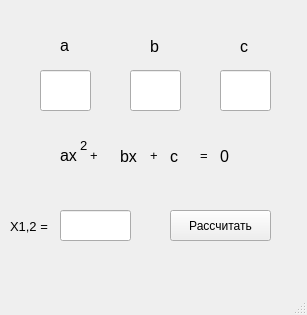
<?xml version="1.0" encoding="UTF-8"?>
<ui version="4.0">
 <class>MainWindow</class>
 <widget class="QMainWindow" name="MainWindow">
  <property name="geometry">
   <rect>
    <x>0</x>
    <y>0</y>
    <width>307</width>
    <height>315</height>
   </rect>
  </property>
  <property name="windowTitle">
   <string>MainWindow</string>
  </property>
  <widget class="QWidget" name="centralwidget">
   <widget class="QLabel" name="label">
    <property name="geometry">
     <rect>
      <x>60</x>
      <y>30</y>
      <width>21</width>
      <height>31</height>
     </rect>
    </property>
    <property name="font">
     <font>
      <pointsize>12</pointsize>
     </font>
    </property>
    <property name="layoutDirection">
     <enum>Qt::LeftToRight</enum>
    </property>
    <property name="text">
     <string>a</string>
    </property>
   </widget>
   <widget class="QLabel" name="label_2">
    <property name="geometry">
     <rect>
      <x>150</x>
      <y>40</y>
      <width>47</width>
      <height>13</height>
     </rect>
    </property>
    <property name="font">
     <font>
      <pointsize>12</pointsize>
     </font>
    </property>
    <property name="layoutDirection">
     <enum>Qt::RightToLeft</enum>
    </property>
    <property name="text">
     <string>b</string>
    </property>
   </widget>
   <widget class="QLabel" name="label_3">
    <property name="geometry">
     <rect>
      <x>240</x>
      <y>40</y>
      <width>47</width>
      <height>13</height>
     </rect>
    </property>
    <property name="font">
     <font>
      <pointsize>12</pointsize>
     </font>
    </property>
    <property name="text">
     <string>c</string>
    </property>
   </widget>
   <widget class="QLineEdit" name="ratioA">
    <property name="geometry">
     <rect>
      <x>40</x>
      <y>70</y>
      <width>51</width>
      <height>41</height>
     </rect>
    </property>
   </widget>
   <widget class="QLineEdit" name="ratioB">
    <property name="geometry">
     <rect>
      <x>130</x>
      <y>70</y>
      <width>51</width>
      <height>41</height>
     </rect>
    </property>
   </widget>
   <widget class="QLineEdit" name="ratioC">
    <property name="geometry">
     <rect>
      <x>220</x>
      <y>70</y>
      <width>51</width>
      <height>41</height>
     </rect>
    </property>
   </widget>
   <widget class="QLabel" name="label_4">
    <property name="geometry">
     <rect>
      <x>10</x>
      <y>220</y>
      <width>47</width>
      <height>13</height>
     </rect>
    </property>
    <property name="font">
     <font>
      <pointsize>10</pointsize>
     </font>
    </property>
    <property name="layoutDirection">
     <enum>Qt::RightToLeft</enum>
    </property>
    <property name="text">
     <string>X1,2 = </string>
    </property>
   </widget>
   <widget class="QLineEdit" name="resultLineEdit">
    <property name="geometry">
     <rect>
      <x>60</x>
      <y>210</y>
      <width>71</width>
      <height>31</height>
     </rect>
    </property>
   </widget>
   <widget class="QPushButton" name="calculateButton">
    <property name="geometry">
     <rect>
      <x>170</x>
      <y>210</y>
      <width>101</width>
      <height>31</height>
     </rect>
    </property>
    <property name="text">
     <string>Рассчитать</string>
    </property>
   </widget>
   <widget class="QLabel" name="label_5">
    <property name="geometry">
     <rect>
      <x>80</x>
      <y>130</y>
      <width>31</width>
      <height>31</height>
     </rect>
    </property>
    <property name="font">
     <font>
      <pointsize>10</pointsize>
     </font>
    </property>
    <property name="layoutDirection">
     <enum>Qt::LeftToRight</enum>
    </property>
    <property name="text">
     <string>2</string>
    </property>
   </widget>
   <widget class="QLabel" name="label_6">
    <property name="geometry">
     <rect>
      <x>60</x>
      <y>140</y>
      <width>31</width>
      <height>31</height>
     </rect>
    </property>
    <property name="font">
     <font>
      <pointsize>12</pointsize>
     </font>
    </property>
    <property name="layoutDirection">
     <enum>Qt::LeftToRight</enum>
    </property>
    <property name="text">
     <string>ax</string>
    </property>
   </widget>
   <widget class="QLabel" name="label_10">
    <property name="geometry">
     <rect>
      <x>90</x>
      <y>140</y>
      <width>31</width>
      <height>31</height>
     </rect>
    </property>
    <property name="font">
     <font>
      <pointsize>10</pointsize>
     </font>
    </property>
    <property name="layoutDirection">
     <enum>Qt::LeftToRight</enum>
    </property>
    <property name="text">
     <string>+</string>
    </property>
   </widget>
   <widget class="QLabel" name="label_7">
    <property name="geometry">
     <rect>
      <x>120</x>
      <y>150</y>
      <width>47</width>
      <height>13</height>
     </rect>
    </property>
    <property name="font">
     <font>
      <pointsize>12</pointsize>
     </font>
    </property>
    <property name="layoutDirection">
     <enum>Qt::RightToLeft</enum>
    </property>
    <property name="text">
     <string>bx</string>
    </property>
   </widget>
   <widget class="QLabel" name="label_11">
    <property name="geometry">
     <rect>
      <x>150</x>
      <y>140</y>
      <width>31</width>
      <height>31</height>
     </rect>
    </property>
    <property name="font">
     <font>
      <pointsize>10</pointsize>
     </font>
    </property>
    <property name="layoutDirection">
     <enum>Qt::LeftToRight</enum>
    </property>
    <property name="text">
     <string>+</string>
    </property>
   </widget>
   <widget class="QLabel" name="label_12">
    <property name="geometry">
     <rect>
      <x>200</x>
      <y>140</y>
      <width>31</width>
      <height>31</height>
     </rect>
    </property>
    <property name="font">
     <font>
      <pointsize>10</pointsize>
     </font>
    </property>
    <property name="layoutDirection">
     <enum>Qt::LeftToRight</enum>
    </property>
    <property name="text">
     <string>=</string>
    </property>
   </widget>
   <widget class="QLabel" name="label_9">
    <property name="geometry">
     <rect>
      <x>220</x>
      <y>150</y>
      <width>47</width>
      <height>13</height>
     </rect>
    </property>
    <property name="font">
     <font>
      <pointsize>12</pointsize>
     </font>
    </property>
    <property name="text">
     <string>0</string>
    </property>
   </widget>
   <widget class="QLabel" name="label_8">
    <property name="geometry">
     <rect>
      <x>170</x>
      <y>150</y>
      <width>47</width>
      <height>13</height>
     </rect>
    </property>
    <property name="font">
     <font>
      <pointsize>12</pointsize>
     </font>
    </property>
    <property name="text">
     <string>c</string>
    </property>
   </widget>
  </widget>
  <widget class="QMenuBar" name="menubar">
   <property name="geometry">
    <rect>
     <x>0</x>
     <y>0</y>
     <width>307</width>
     <height>20</height>
    </rect>
   </property>
  </widget>
  <widget class="QStatusBar" name="statusbar"/>
 </widget>
 <resources/>
 <connections/>
</ui>
